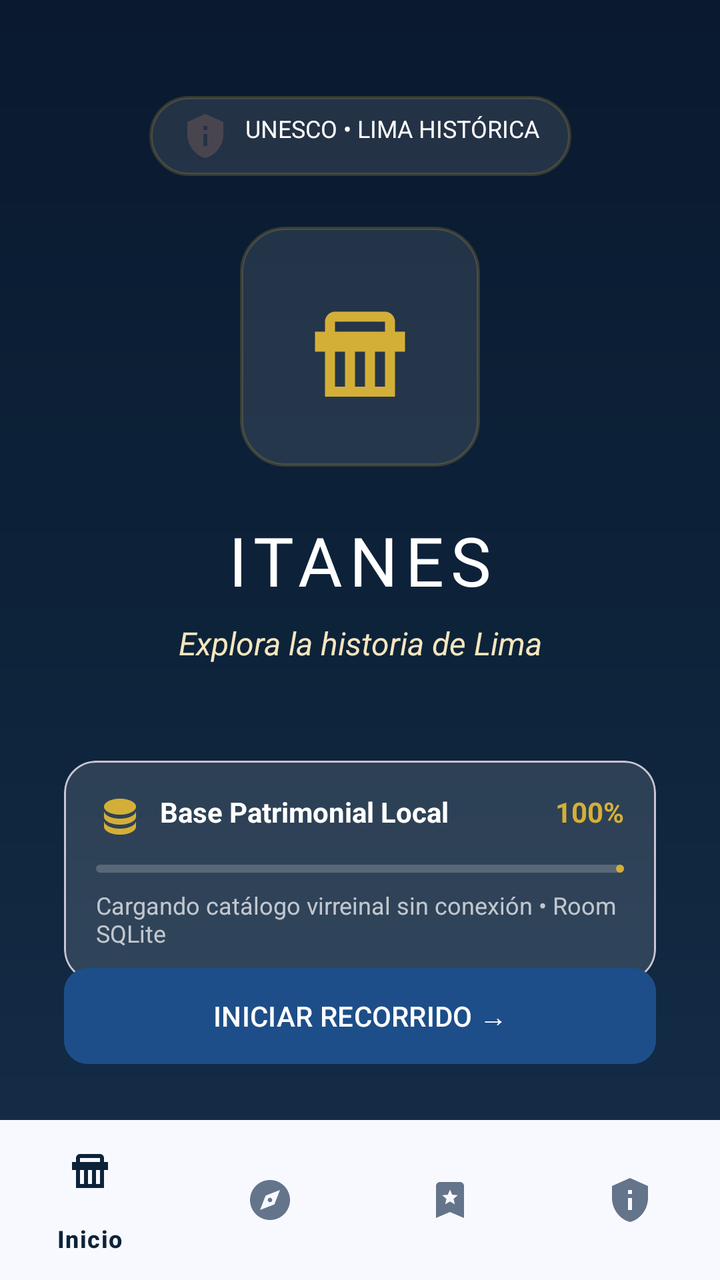
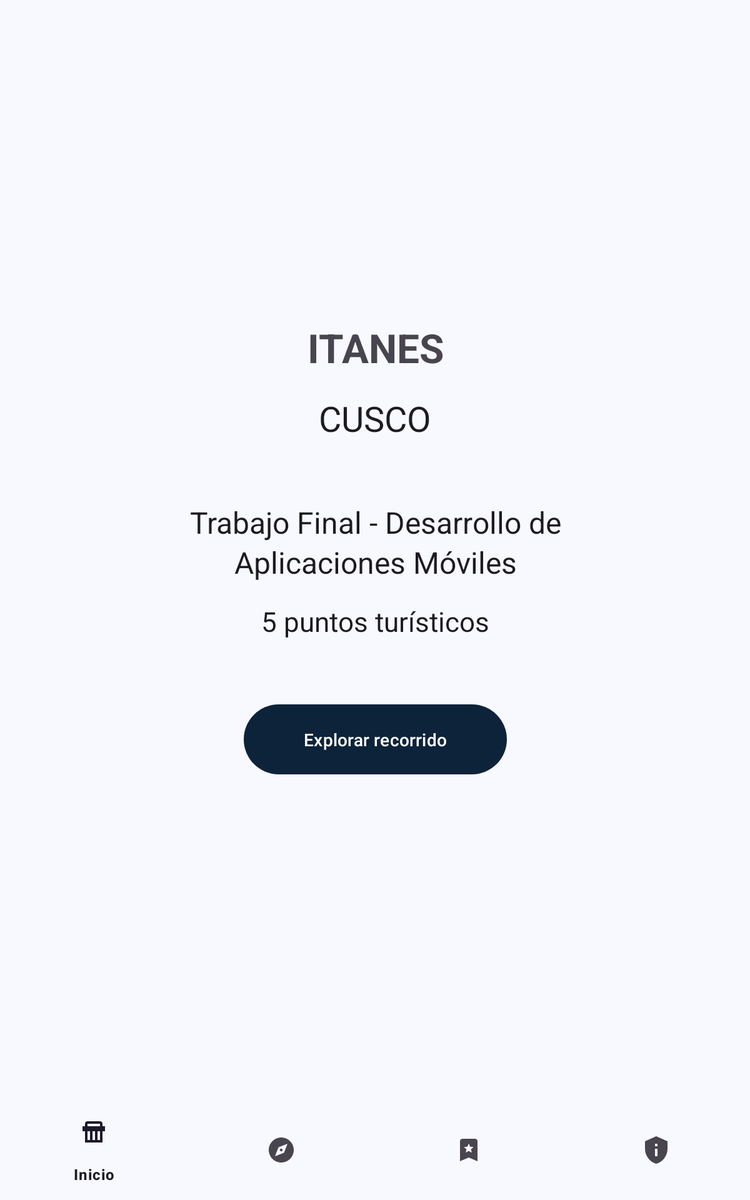

Two renders of one Android screen. The first uses the default layout on a phone; the second uses the alternative layout the repository ships for a different screen configuration, on a matching device. The two XML files are below.
<!-- AndroidManifest.xml: application theme Theme.ITANES -->
<!-- res/layout/activity_main.xml -->
<?xml version="1.0" encoding="utf-8"?>
<androidx.constraintlayout.widget.ConstraintLayout xmlns:android="http://schemas.android.com/apk/res/android"
    xmlns:app="http://schemas.android.com/apk/res-auto"
    xmlns:tools="http://schemas.android.com/tools"
    android:id="@+id/main"
    android:layout_width="match_parent"
    android:layout_height="match_parent"
    android:background="@drawable/bg_splash_gradient"
    tools:context=".MainActivity">

    
    <TextView
        android:id="@+id/topBadge"
        android:layout_width="wrap_content"
        android:layout_height="wrap_content"
        android:layout_marginTop="48dp"
        android:background="@drawable/bg_logo_container"
        android:drawablePadding="8dp"
        android:paddingHorizontal="16dp"
        android:paddingVertical="8dp"
        android:text="UNESCO • LIMA HISTÓRICA"
        android:textColor="@color/itanes_text_on_dark"
        android:textSize="12sp"
        app:drawableStartCompat="@drawable/ic_shield_info"
        app:layout_constraintEnd_toEndOf="parent"
        app:layout_constraintStart_toStartOf="parent"
        app:layout_constraintTop_toTopOf="parent" />

    
    <FrameLayout
        android:id="@+id/logoContainer"
        android:layout_width="120dp"
        android:layout_height="120dp"
        android:layout_marginTop="60dp"
        android:background="@drawable/bg_logo_container"
        android:elevation="8dp"
        app:layout_constraintBottom_toTopOf="@+id/textAppName"
        app:layout_constraintEnd_toEndOf="parent"
        app:layout_constraintStart_toStartOf="parent"
        app:layout_constraintTop_toBottomOf="@+id/topBadge"
        app:layout_constraintVertical_chainStyle="packed">

        <ImageView
            android:layout_width="60dp"
            android:layout_height="60dp"
            android:layout_gravity="center"
            android:src="@drawable/ic_castle_tower"
            app:tint="@color/itanes_gold" />
    </FrameLayout>

    
    <TextView
        android:id="@+id/textAppName"
        android:layout_width="wrap_content"
        android:layout_height="wrap_content"
        android:layout_marginTop="24dp"
        android:fontFamily="@font/playfair_display"
        android:letterSpacing="0.1"
        android:text="ITANES"
        android:textColor="@color/itanes_text_on_dark"
        android:textSize="34sp"
        app:layout_constraintBottom_toTopOf="@+id/textTourName"
        app:layout_constraintEnd_toEndOf="parent"
        app:layout_constraintStart_toStartOf="parent"
        app:layout_constraintTop_toBottomOf="@+id/logoContainer" />

    <TextView
        android:id="@+id/textTourName"
        android:layout_width="wrap_content"
        android:layout_height="wrap_content"
        android:layout_marginTop="8dp"
        android:text="Explora la historia de Lima"
        android:textColor="@color/itanes_gold_light"
        android:textSize="16sp"
        android:textStyle="italic"
        app:layout_constraintBottom_toTopOf="@+id/statusCard"
        app:layout_constraintEnd_toEndOf="parent"
        app:layout_constraintStart_toStartOf="parent"
        app:layout_constraintTop_toBottomOf="@+id/textAppName" />

    
    <com.google.android.material.card.MaterialCardView
        android:id="@+id/statusCard"
        android:layout_width="0dp"
        android:layout_height="wrap_content"
        android:layout_marginHorizontal="32dp"
        android:layout_marginTop="48dp"
        android:layout_marginBottom="24dp"
        app:cardBackgroundColor="#20FFFFFF"
        app:cardCornerRadius="16dp"
        app:cardElevation="0dp"
        app:layout_constraintBottom_toTopOf="@+id/buttonExplore"
        app:layout_constraintEnd_toEndOf="parent"
        app:layout_constraintStart_toStartOf="parent"
        app:layout_constraintTop_toBottomOf="@+id/textTourName">

        <LinearLayout
            android:layout_width="match_parent"
            android:layout_height="wrap_content"
            android:orientation="vertical"
            android:padding="16dp">

            <LinearLayout
                android:layout_width="match_parent"
                android:layout_height="wrap_content"
                android:orientation="horizontal">

                <ImageView
                    android:layout_width="24dp"
                    android:layout_height="24dp"
                    android:src="@drawable/ic_database"
                    app:tint="@color/itanes_gold" />

                <TextView
                    android:layout_width="0dp"
                    android:layout_height="wrap_content"
                    android:layout_marginStart="8dp"
                    android:layout_weight="1"
                    android:text="Base Patrimonial Local"
                    android:textColor="@color/itanes_text_on_dark"
                    android:textSize="14sp"
                    android:textStyle="bold" />

                <TextView
                    android:layout_width="wrap_content"
                    android:layout_height="wrap_content"
                    android:text="100%"
                    android:textColor="@color/itanes_gold"
                    android:textSize="14sp"
                    android:textStyle="bold" />
            </LinearLayout>

            <com.google.android.material.progressindicator.LinearProgressIndicator
                android:layout_width="match_parent"
                android:layout_height="wrap_content"
                android:layout_marginTop="12dp"
                android:progress="100"
                app:indicatorColor="@color/itanes_gold"
                app:trackColor="#33FFFFFF"
                app:trackCornerRadius="4dp"
                app:trackThickness="4dp" />

            <TextView
                android:layout_width="match_parent"
                android:layout_height="wrap_content"
                android:layout_marginTop="8dp"
                android:text="Cargando catálogo virreinal sin conexión • Room SQLite"
                android:textColor="#B3FFFFFF"
                android:textSize="12sp" />
        </LinearLayout>
    </com.google.android.material.card.MaterialCardView>

    
    <com.google.android.material.button.MaterialButton
        android:id="@+id/buttonExplore"
        android:layout_width="0dp"
        android:layout_height="56dp"
        android:layout_marginHorizontal="32dp"
        android:layout_marginBottom="24dp"
        android:backgroundTint="#1D4E89"
        android:text="Iniciar Recorrido →"
        android:textAllCaps="true"
        android:textColor="@color/itanes_text_on_dark"
        app:cornerRadius="12dp"
        app:layout_constraintBottom_toTopOf="@+id/bottomNavigationView"
        app:layout_constraintEnd_toEndOf="parent"
        app:layout_constraintStart_toStartOf="parent" />

    
    <com.google.android.material.bottomnavigation.BottomNavigationView
        android:id="@+id/bottomNavigationView"
        android:layout_width="0dp"
        android:layout_height="wrap_content"
        android:background="?android:attr/windowBackground"
        app:itemActiveIndicatorStyle="@style/Widget.Material3.BottomNavigationView.ActiveIndicator"
        app:itemIconTint="@color/nav_item_selector"
        app:itemTextColor="@color/nav_item_selector"
        app:layout_constraintBottom_toBottomOf="parent"
        app:layout_constraintEnd_toEndOf="parent"
        app:layout_constraintStart_toStartOf="parent"
        app:menu="@menu/bottom_navigation_menu" />

</androidx.constraintlayout.widget.ConstraintLayout>
<!-- resources referenced by this layout -->
<resources>
  <color name="itanes_gold">#D4AF37</color>
  <color name="itanes_gold_light">#F5E6BE</color>
  <color name="itanes_text_on_dark">#FFFFFF</color>
  <!-- drawable bg_logo_container (drawable) -->
  <?xml version="1.0" encoding="utf-8"?>
  <shape xmlns:android="http://schemas.android.com/apk/res/android">
      <solid android:color="#1AFFFFFF" />
      <stroke android:width="1.5dp" android:color="#33D4AF37" />
      <corners android:radius="22dp" />
  </shape>
  <!-- drawable bg_splash_gradient (drawable) -->
  <?xml version="1.0" encoding="utf-8"?>
  <shape xmlns:android="http://schemas.android.com/apk/res/android">
      <gradient
          android:type="linear"
          android:angle="270"
          android:startColor="#0A192F"
          android:centerColor="#0D233A"
          android:endColor="#162E4A" />
  </shape>
  <!-- drawable ic_castle_tower (drawable) -->
  <vector xmlns:android="http://schemas.android.com/apk/res/android"
      android:width="24dp"
      android:height="24dp"
      android:viewportWidth="24"
      android:viewportHeight="24"
      android:tint="?attr/colorControlNormal">
    <path
        android:fillColor="@android:color/white"
        android:pathData="M21,9v4h-2v9H5v-9H3V9h2V7c0,-1.1 0.9,-2 2,-2h10c1.1,0 2,0.9 2,2v2h2zM9,13H7v7h2v-7zM17,13h-2v7h2v-7zM13,13h-2v7h2v-7zM17,7H7v2h10V7z"/>
  </vector>
  <!-- drawable ic_database (drawable) -->
  <vector xmlns:android="http://schemas.android.com/apk/res/android"
      android:width="24dp"
      android:height="24dp"
      android:viewportWidth="24"
      android:viewportHeight="24"
      android:tint="?attr/colorControlNormal">
    <path
        android:fillColor="@android:color/white"
        android:pathData="M12,3C7.58,3 4,4.79 4,7s3.58,4 8,4 8,-1.79 8,-4 -3.58,-4 -8,-4zM4,9v3c0,2.21 3.58,4 8,4s8,-1.79 8,-4L20,9c0,2.21 -3.58,4 -8,4s-8,-1.79 -8,-4zM4,14v3c0,2.21 3.58,4 8,4s8,-1.79 8,-4v-3c0,2.21 -3.58,4 -8,4s-8,-1.79 -8,-4z"/>
  </vector>
  <!-- drawable ic_shield_info (drawable) -->
  <vector xmlns:android="http://schemas.android.com/apk/res/android"
      android:width="24dp"
      android:height="24dp"
      android:viewportWidth="24"
      android:viewportHeight="24"
      android:tint="?attr/colorControlNormal">
    <path
        android:fillColor="@android:color/white"
        android:pathData="M12,1L3,5v6c0,5.55 3.84,10.74 9,12 5.16,-1.26 9,-6.45 9,-12V5l-9,-4zM13,17h-2v-6h2v6zM13,9h-2V7h2v2z"/>
  </vector>
  <style name="Theme.ITANES" parent="Base.Theme.ITANES" />
  <style name="Base.Theme.ITANES" parent="Theme.Material3.DayNight.NoActionBar">
          <item name="colorPrimary">@color/itanes_primary</item>
          <item name="colorPrimaryContainer">@color/itanes_primary_container</item>
          <item name="colorOnPrimary">@color/itanes_text_on_dark</item>
  
          <item name="colorSecondary">@color/itanes_gold</item>
          <item name="colorSecondaryContainer">@color/itanes_gold_light</item>
  
          <item name="android:windowBackground">@color/itanes_background</item>
          <item name="android:statusBarColor">@color/itanes_primary</item>
          <item name="android:windowLightStatusBar">false</item>
      </style>
  <color name="itanes_primary">#0D233A</color>
  <color name="itanes_primary_container">#1A3B5C</color>
  <color name="itanes_background">#F8F9FF</color>
</resources>
<!-- res/layout-sw600dp/activity_main.xml (the repository's variant of the layout above) -->
<!-- drawn on a 7-inch tablet held upright -->
<?xml version="1.0" encoding="utf-8"?>
<androidx.constraintlayout.widget.ConstraintLayout xmlns:android="http://schemas.android.com/apk/res/android"
    xmlns:app="http://schemas.android.com/apk/res-auto"
    xmlns:tools="http://schemas.android.com/tools"
    android:id="@+id/main"
    android:layout_width="match_parent"
    android:layout_height="match_parent"
    tools:context=".MainActivity">

    
    <androidx.constraintlayout.widget.Guideline
        android:id="@+id/guidelineLeft"
        android:layout_width="wrap_content"
        android:layout_height="wrap_content"
        android:orientation="vertical"
        app:layout_constraintGuide_percent="0.2" />

    <androidx.constraintlayout.widget.Guideline
        android:id="@+id/guidelineRight"
        android:layout_width="wrap_content"
        android:layout_height="wrap_content"
        android:orientation="vertical"
        app:layout_constraintGuide_percent="0.8" />

    <TextView
        android:id="@+id/textAppName"
        android:layout_width="0dp"
        android:layout_height="wrap_content"
        android:gravity="center"
        android:text="@string/app_name"
        android:textAppearance="?attr/textAppearanceHeadlineLarge"
        android:textStyle="bold"
        app:layout_constraintBottom_toTopOf="@+id/textTourName"
        app:layout_constraintEnd_toStartOf="@+id/guidelineRight"
        app:layout_constraintStart_toStartOf="@+id/guidelineLeft"
        app:layout_constraintTop_toTopOf="parent"
        app:layout_constraintVertical_chainStyle="packed" />

    <TextView
        android:id="@+id/textTourName"
        android:layout_width="0dp"
        android:layout_height="wrap_content"
        android:layout_marginTop="16dp"
        android:gravity="center"
        android:text="@string/tour_name"
        android:textAppearance="?attr/textAppearanceHeadlineMedium"
        app:layout_constraintBottom_toTopOf="@+id/textCourse"
        app:layout_constraintEnd_toStartOf="@+id/guidelineRight"
        app:layout_constraintStart_toStartOf="@+id/guidelineLeft"
        app:layout_constraintTop_toBottomOf="@+id/textAppName" />

    <TextView
        android:id="@+id/textCourse"
        android:layout_width="0dp"
        android:layout_height="wrap_content"
        android:layout_marginTop="48dp"
        android:gravity="center"
        android:text="@string/course_text"
        android:textAppearance="?attr/textAppearanceHeadlineSmall"
        app:layout_constraintBottom_toTopOf="@+id/textPlacesCount"
        app:layout_constraintEnd_toStartOf="@+id/guidelineRight"
        app:layout_constraintStart_toStartOf="@+id/guidelineLeft"
        app:layout_constraintTop_toBottomOf="@+id/textTourName" />

    <TextView
        android:id="@+id/textPlacesCount"
        android:layout_width="0dp"
        android:layout_height="wrap_content"
        android:layout_marginTop="16dp"
        android:gravity="center"
        android:text="@string/places_count"
        android:textAppearance="?attr/textAppearanceTitleLarge"
        app:layout_constraintBottom_toTopOf="@+id/buttonExplore"
        app:layout_constraintEnd_toStartOf="@+id/guidelineRight"
        app:layout_constraintStart_toStartOf="@+id/guidelineLeft"
        app:layout_constraintTop_toBottomOf="@+id/textCourse" />

    <Button
        android:id="@+id/buttonExplore"
        android:layout_width="wrap_content"
        android:layout_height="wrap_content"
        android:layout_marginTop="48dp"
        android:minHeight="64dp"
        android:paddingHorizontal="48dp"
        android:text="@string/button_explore"
        app:layout_constraintBottom_toTopOf="@+id/bottomNavigationView"
        app:layout_constraintEnd_toStartOf="@+id/guidelineRight"
        app:layout_constraintStart_toStartOf="@+id/guidelineLeft"
        app:layout_constraintTop_toBottomOf="@+id/textPlacesCount" />

    <com.google.android.material.bottomnavigation.BottomNavigationView
        android:id="@+id/bottomNavigationView"
        android:layout_width="0dp"
        android:layout_height="wrap_content"
        android:background="?android:attr/windowBackground"
        app:layout_constraintBottom_toBottomOf="parent"
        app:layout_constraintEnd_toEndOf="parent"
        app:layout_constraintStart_toStartOf="parent"
        app:menu="@menu/bottom_navigation_menu" />

</androidx.constraintlayout.widget.ConstraintLayout>
<!-- resources referenced by the variant -->
<!-- as a 7-inch tablet held upright resolves them -->
<resources>
  <string name="app_name">ITANES</string>
  <string name="button_explore">Explorar recorrido</string>
  <string name="course_text">Trabajo Final - Desarrollo de Aplicaciones Móviles</string>
  <string name="places_count">5 puntos turísticos</string>
  <string name="tour_name">CUSCO</string>
  <style name="Theme.ITANES" parent="Base.Theme.ITANES" />
  <style name="Base.Theme.ITANES" parent="Theme.Material3.DayNight.NoActionBar">
          <item name="colorPrimary">@color/itanes_primary</item>
          <item name="colorPrimaryContainer">@color/itanes_primary_container</item>
          <item name="colorOnPrimary">@color/itanes_text_on_dark</item>
  
          <item name="colorSecondary">@color/itanes_gold</item>
          <item name="colorSecondaryContainer">@color/itanes_gold_light</item>
  
          <item name="android:windowBackground">@color/itanes_background</item>
          <item name="android:statusBarColor">@color/itanes_primary</item>
          <item name="android:windowLightStatusBar">false</item>
      </style>
  <color name="itanes_primary">#0D233A</color>
  <color name="itanes_primary_container">#1A3B5C</color>
  <color name="itanes_text_on_dark">#FFFFFF</color>
  <color name="itanes_gold">#D4AF37</color>
  <color name="itanes_gold_light">#F5E6BE</color>
  <color name="itanes_background">#F8F9FF</color>
</resources>
